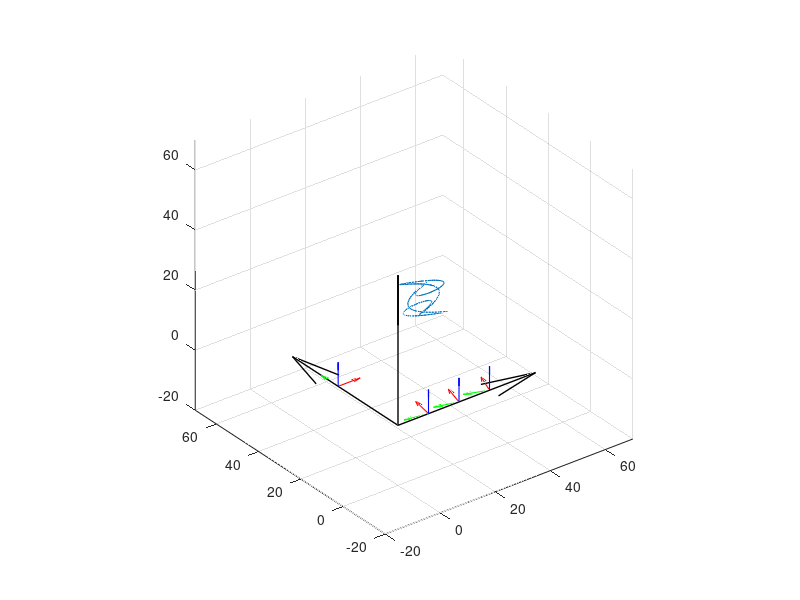

Reproduce this figure in MATLAB. (Note: this script raises an error after producing the figure.)
close all;
clear variables;

t = 0:1/30:15;

x = 40+5*sin(5.*t);
y = 40+5*cos(3.*t +10);
z = 10+5*sin(t);

% figure(Units = "normalized", Position=[0.0563 0.1991 0.8339 0.6157]);
figure(); hold on;
% subplot(1,2,1);
plot3(x,y,z);


% 
% figure();
% comet3(x,y,z);

cams_pos = [1.1089099908e+01 -3.3595082272e-10 -9.6773529616e-06;
            2.2178199991e+01 -7.1217698400e-11 -3.8707022709e-05;
            3.3267300250e+01 -1.9819523799e-10 -8.7093016935e-05;
            3.9329437112e-05  2.8349008236e+01 -6.2940256218e-05];

Rz = @(psi) [cos(psi), sin(psi), 0;
            -sin(psi), cos(psi), 0;
            0        , 0        ,1];

Ry = @(theta) [cos(theta), 0    , -sin(theta);
               0         , 1    , 0          ;
               sin(theta), 0    , cos(theta)];

Rx = @(phi) [1, 0       , 0       ;
             0, cos(phi), sin(phi);
             0, -sin(phi), cos(phi)];

DCM_origin2camera = @(psi, theta, phi) Rx(deg2rad(phi))*Ry(deg2rad(theta))*Rz(deg2rad(psi));


camera_angles = [80, 0, 0.0000;
                75, 0, 0;
                70, 0, 0;
                0, 0, 0.0000];

% camera_DCMs 

for i = 1:length(camera_angles)
    camera_DCMs(i,:,:) = DCM_origin2camera(camera_angles(i,1),camera_angles(i,2),camera_angles(i,3));
end 



VEC_LEN = 8;

% Draw Origin System
quiver3(0,0,0,50,0,0,"off", "Color","k","LineWidth",1);
quiver3(0,0,0,0,50,0,"off", "Color","k","LineWidth",1);
quiver3(0,0,0,0,0,50,"off", "Color","k","LineWidth",1);

% Draw Stations
for i = 1:length(cams_pos)
    pos = cams_pos(i,:);
    mat = reshape(camera_DCMs(i,:,:), 3,3)' .* VEC_LEN;

    quiver3(pos(1),pos(2),pos(3),mat(1,1),mat(2,1),mat(3,1),"off", "Color","r","LineWidth",0.8);
    quiver3(pos(1),pos(2),pos(3),mat(1,2),mat(2,2),mat(3,2),"off", "Color","g","LineWidth",0.8);
    quiver3(pos(1),pos(2),pos(3),mat(1,3),mat(2,3),mat(3,3),"off", "Color","b","LineWidth",0.8);
end
axis equal;
xlim([-20, 70]);
ylim([-20, 70]);
zlim([-20, 70]);
view(3); grid on;


%% Azimuth elevation calc

syms theta psi or2cam

cam2drone = Ry(theta)*Rz(psi);
disp(transpose(cam2drone)*[1;0;0]);

for cam_i = 1:length(camera_DCMs)
    for point_i = 1:length(x)
        Vec = [x(point_i);y(point_i);z(point_i)] - [cams_pos(cam_i,1);cams_pos(cam_i,2);cams_pos(cam_i,3)];
        Test_Length(cam_i, point_i) = norm(Vec);
        Vec = Vec./norm(Vec);

        DCM_or2cam = DCM_origin2camera(camera_angles(cam_i,1),camera_angles(cam_i,2),camera_angles(cam_i,3));
        Vec_CAM = DCM_or2cam*Vec;

        theta = -asin(Vec_CAM(3));
        azimuth = atan(Vec_CAM(2)/Vec_CAM(1));
        
        Trajectory_elev_azim(cam_i, point_i, :) = [theta, azimuth];

       
    end
end


%% Test

for cam_i = 1:length(camera_DCMs)
    for point_i = 1:length(x)
        tehta_azimuth_vec = reshape(Trajectory_elev_azim(cam_i, point_i,:),1,2);
        pos = cams_pos(cam_i,:);
        vector_cam2drone_CAM = (Ry(Trajectory_elev_azim(cam_i,point_i,1))*Rz(Trajectory_elev_azim(cam_i, point_i,2)))'*[1;0;0]*Test_Length(cam_i, point_i);
        DCM_or2cam = DCM_origin2camera(camera_angles(cam_i,1),camera_angles(cam_i,2),camera_angles(cam_i,3));
        vector_cam2drone_ORIGIN = DCM_or2cam'*vector_cam2drone_CAM;

        drone_position(cam_i, point_i,:) = pos' + vector_cam2drone_ORIGIN;
    end
end

plot3(drone_position(1,:,1),drone_position(1,:,2),drone_position(1,:,3), "r--");
plot3(drone_position(2,:,1),drone_position(2,:,2),drone_position(2,:,3), "g--");
plot3(drone_position(3,:,1),drone_position(3,:,2),drone_position(3,:,3), "k--");
plot3(drone_position(4,:,1),drone_position(4,:,2),drone_position(4,:,3), "y--");

% TEST END
%% DROP TO FILE

A = (1920/2)/tand(47);
B = (1080/2)/tand(26.1);


FILE = fopen("injection_data.csv", "w");

for point_i = 1:length(Trajectory_elev_azim(1,:,1))
    for cams_i = 1:length(camera_angles)

        pix_1 = 1920/2 - A*tan(Trajectory_elev_azim(cams_i, point_i, 2));
        pix_2 = 1080/2 + B*tan(Trajectory_elev_azim(cams_i, point_i, 1));
        
        if (pix_1 > 1920 || pix_1 < 0)
            continue;
        end
        if (pix_2 > 1080 || pix_2 < 0)
            continue;
        end
        str_write = sprintf("%.0f,%.10f,%.10f\n", cams_i,round(pix_1), round(pix_2));
%         str_write = [cams_i, pix_1, pix_2];
        fprintf(FILE,str_write);
    end
end
fclose(FILE);
disp("DONE WITH CREATING INJECTION FILE");

return;
%% Analysis

clear Solution;
run("..//..//Logs//DataLog.m");

figure(); hold on;

% Draw Origin System
quiver3(0,0,0,50,0,0,"off", "Color","k","LineWidth",1);
quiver3(0,0,0,0,50,0,"off", "Color","k","LineWidth",1);
quiver3(0,0,0,0,0,50,"off", "Color","k","LineWidth",1);
% Original Trajectory:
p_true = plot3(x,y,z);
% Calculated Trajectory:
p_calc = plot3(Solution(:,1),Solution(:,2),Solution(:,3), "r");
legend([p_true, p_calc],"Injected", "Calculated Position");


xlabel("X");
ylabel("Y");
zlabel("Z");
axis equal;
xlim([-20, 70]);
ylim([-20, 70]);
zlim([-20, 70]);
view(3); grid on;